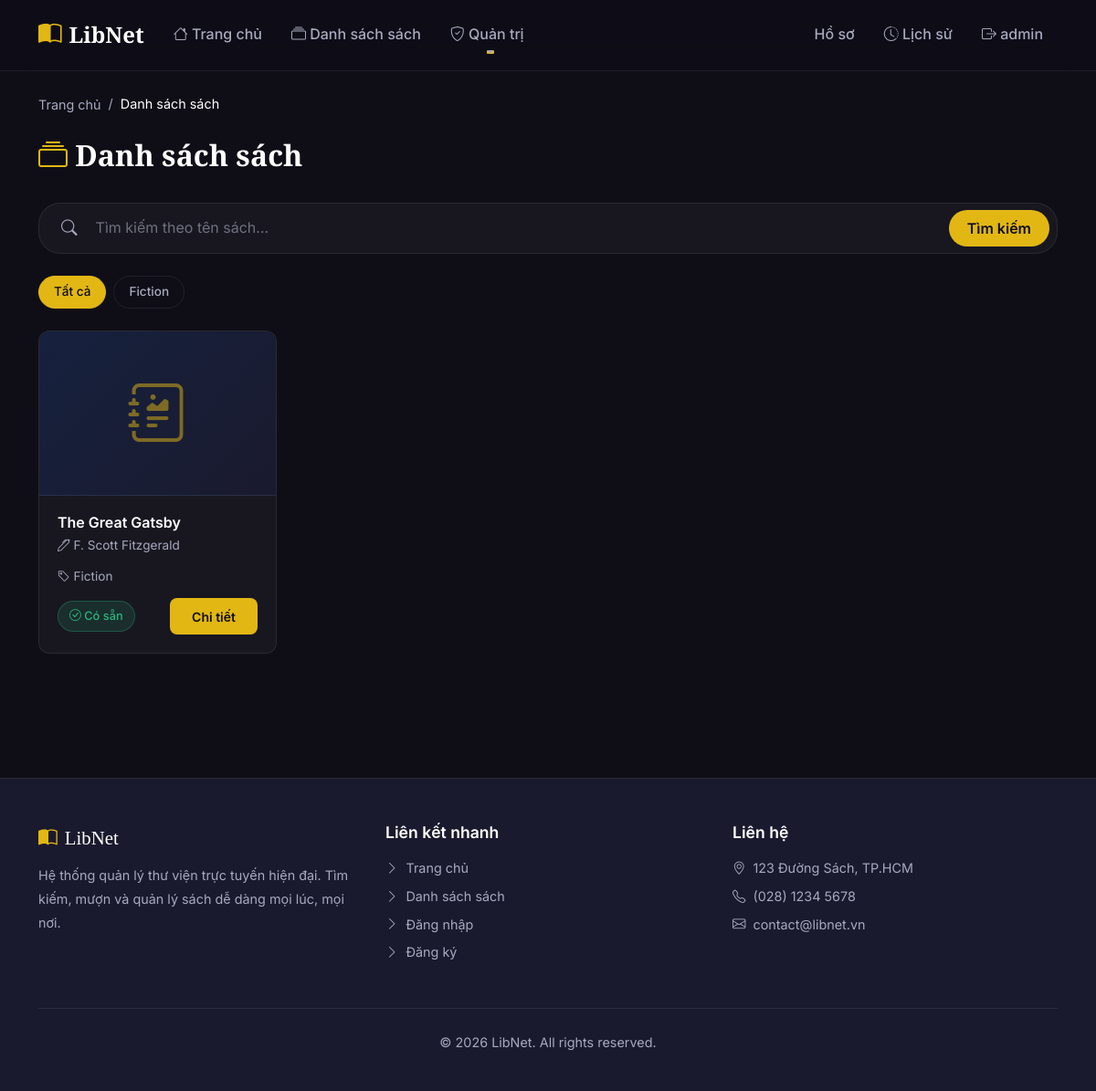
The page /books (signed in) on the database its author committed.
### app/models.py (models this page shows)
class User(UserMixin, db.Model):
    id = db.Column(db.Integer, primary_key=True)
    username = db.Column(db.String(150), unique=True, nullable=False)
    password = db.Column(db.String(150), nullable=False) # Will store MD5 hashes (vulnerable)
    role = db.Column(db.String(50), default='user') # 'admin' or 'user'
    avatar = db.Column(db.String(255), default='default.svg')
    full_name = db.Column(db.String(150), nullable=True)
    email = db.Column(db.String(150), nullable=True)

class Category(db.Model):
    id = db.Column(db.Integer, primary_key=True)
    name = db.Column(db.String(100), unique=True, nullable=False)
    books = db.relationship('Book', backref='category', lazy=True)

class Book(db.Model):
    id = db.Column(db.Integer, primary_key=True)
    title = db.Column(db.String(200), nullable=False)
    author = db.Column(db.String(200), nullable=False)
    description = db.Column(db.Text, nullable=True)
    category_id = db.Column(db.Integer, db.ForeignKey('category.id'), nullable=True)
    is_available = db.Column(db.Boolean, default=True)

### app/main/routes.py (the view)
@bp.route('/books')
def books():
    categories = Category.query.all()
    search_query = request.args.get('q', '')
    category_id = request.args.get('category', '', type=str)
    if search_query:
        query = f"SELECT * FROM book WHERE title LIKE '%{search_query}%' OR author LIKE '%{search_query}%'"
        result = db.session.execute(text(query)).fetchall()
        books = [Book.query.get(b[0]) for b in result if Book.query.get(b[0])]
    elif category_id:
        books = Book.query.filter_by(category_id=category_id).all()
    else:
        books = Book.query.all()
    return render_template('main/books.html', books=books, categories=categories, search_query=search_query)

### app/templates/main/books.html (shortened to what this page needs)
{% extends 'base.html' %}
{% block content %}
<div class="container py-4">
    <nav aria-label="breadcrumb" class="breadcrumb-custom">
        <ol class="breadcrumb">
            <li class="breadcrumb-item"><a href="{{ url_for('main.index') }}">Trang chủ</a></li>
            <li class="breadcrumb-item active">Danh sách sách</li>
        </ol>
    </nav>
    <div class="section-title">
        <h2><i class="bi bi-collection text-accent"></i> Danh sách sách</h2>
    </div>
    <form action="{{ url_for('main.books') }}" method="GET">
        <div class="search-box mb-4">
            <i class="bi bi-search"></i>
            <input type="text" name="q" placeholder="Tìm kiếm theo tên sách..." value="{{ search_query }}">
            <button type="submit" class="btn btn-accent">Tìm kiếm</button>
        </div>
    </form>
    <div class="category-pills">
        <a href="{{ url_for('main.books') }}" class="pill {% if not request.args.get('category') and not search_query %}active{% endif %}">
            Tất cả
        </a>
        {% for cat in categories %}
        <a href="{{ url_for('main.books', category=cat.id) }}" class="pill {% if request.args.get('category') == cat.id|string %}active{% endif %}">
            {{ cat.name }}
        </a>
        {% endfor %}
    </div>
    {% if books %}
    <div class="row g-4">
        {% for book in books %}
        <div class="col-lg-3 col-md-4 col-sm-6 animate-fadeIn">
            <div class="glass-card book-card">
                <div class="book-cover">
                    <i class="bi bi-journal-richtext"></i>
                </div>
                <div class="book-info">
                    <h5 class="book-title">{{ book.title }}</h5>
                    <p class="book-author"><i class="bi bi-pen"></i> {{ book.author }}</p>
                    {% if book.category %}
                    <p class="book-author"><i class="bi bi-tag"></i> {{ book.category.name }}</p>
                    {% endif %}
                    <div class="book-meta">
                        {% if book.is_available %}
                            <span class="badge-available"><i class="bi bi-check-circle"></i> Có sẵn</span>
                        {% else %}
                            <span class="badge-borrowed"><i class="bi bi-hourglass-split"></i> Đã mượn</span>
                        {% endif %}
                        <a href="{{ url_for('main.book_detail', book_id=book.id) }}" class="btn btn-accent btn-sm">
                            Chi tiết
                        </a>
                    </div>
                </div>
            </div>
        </div>
        {% endfor %}
    </div>
    {% else %}
    <div class="empty-state">
        <i class="bi bi-search"></i>
        <p>Không tìm thấy sách nào</p>
        <a href="{{ url_for('main.books') }}" class="btn btn-accent">Xem tất cả sách</a>
    </div>
    {% endif %}
</div>
{% endblock %}

### app/templates/base.html (shortened to what this page needs)
<!DOCTYPE html>
<html lang="vi">
<head>
    <link href="https://cdn.jsdelivr.net/npm/bootstrap@5.1.3/dist/css/bootstrap.min.css" rel="stylesheet">
    <link href="https://cdn.jsdelivr.net/npm/bootstrap-icons@1.10.0/font/bootstrap-icons.css" rel="stylesheet">
    <link href="{{ url_for('static', filename='css/style.css') }}" rel="stylesheet">
</head>
<body>
    <nav class="navbar navbar-expand-lg navbar-custom">
        <div class="container">
            <a class="navbar-brand" href="{{ url_for('main.index') }}">
                <i class="bi bi-book-half"></i> LibNet
            </a>
            <div class="collapse navbar-collapse" id="navMain">
                <ul class="navbar-nav me-auto">
                    <li class="nav-item">
                        <a class="nav-link" href="{{ url_for('main.index') }}">
                            <i class="bi bi-house"></i> Trang chủ
                        </a>
                    </li>
                    <li class="nav-item">
                        <a class="nav-link" href="{{ url_for('main.books') }}">
                            <i class="bi bi-collection"></i> Danh sách sách
                        </a>
                    </li>
                    {% if current_user.is_authenticated and current_user.role == 'admin' %}
                    <li class="nav-item dropdown">
                        <a class="nav-link dropdown-toggle" href="#" id="adminDropdown" role="button" data-bs-toggle="dropdown">
                            <i class="bi bi-shield-check"></i> Quản trị
                        </a>
                    </li>
                    {% endif %}
                </ul>
                <ul class="navbar-nav ms-auto">
                    {% if current_user.is_authenticated %}
                    <li class="nav-item">
                        <a class="nav-link" href="{{ url_for('user.profile') }}">
                            Hồ sơ
                        </a>
                    </li>
                    <li class="nav-item">
                        <a class="nav-link" href="{{ url_for('user.borrow_history') }}">
                            <i class="bi bi-clock-history"></i> Lịch sử
                        </a>
                    </li>
                    <li class="nav-item">
                        <a class="nav-link" href="{{ url_for('auth.logout') }}">
                            <i class="bi bi-box-arrow-right"></i> {{ current_user.username }}
                        </a>
                    </li>
                    {% endif %}
                </ul>
            </div>
        </div>
    </nav>
    <main class="main-content">
        {% block content %}{% endblock %}
    </main>
    <footer class="footer">
        <div class="container">
            <div class="row">
                <div class="col-lg-4 col-md-6 mb-4 mb-lg-0">
                    <div class="footer-brand">
                        <i class="bi bi-book-half"></i> LibNet
                    </div>
                    <p>Hệ thống quản lý thư viện trực tuyến hiện đại. Tìm kiếm, mượn và quản lý sách dễ dàng mọi lúc, mọi nơi.</p>
                </div>
                <div class="col-lg-4 col-md-6 mb-4 mb-lg-0">
                    <h5>Liên kết nhanh</h5>
                    <ul class="footer-links">
                        <li><a href="{{ url_for('main.index') }}"><i class="bi bi-chevron-right"></i> Trang chủ</a></li>
                        <li><a href="{{ url_for('main.books') }}"><i class="bi bi-chevron-right"></i> Danh sách sách</a></li>
                        <li><a href="{{ url_for('auth.login') }}"><i class="bi bi-chevron-right"></i> Đăng nhập</a></li>
                        <li><a href="{{ url_for('auth.register') }}"><i class="bi bi-chevron-right"></i> Đăng ký</a></li>
                    </ul>
                </div>
                <div class="col-lg-4 col-md-6">
                    <h5>Liên hệ</h5>
                    <ul class="footer-links">
                        <li><a href="#"><i class="bi bi-geo-alt"></i> 123 Đường Sách, TP.HCM</a></li>
                        <li><a href="#"><i class="bi bi-telephone"></i> (028) 1234 5678</a></li>
                        <li><a href="#"><i class="bi bi-envelope"></i> contact@libnet.vn</a></li>
                    </ul>
                </div>
            </div>
            <div class="footer-bottom">
                <p>&copy; 2026 LibNet. All rights reserved.</p>
            </div>
        </div>
    </footer>
</body>
</html>

### rows shown on the page
User: username "admin"
Category: name "Fiction"
Book: title "The Great Gatsby", author "F. Scott Fitzgerald", category.name "Fiction", is_available True (drawn)
